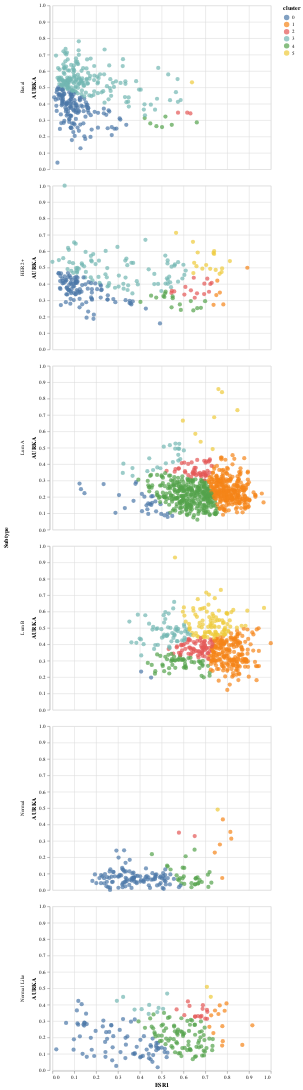

The notebook cell saved with this chart:
### Code cell
# Stop and think: Can you overlay the actual subtypes on this in any manner?
# Your solution here

### Figure 1 — Vega-Lite specification as saved in the notebook (floating-point values rounded to 4 significant figures; data arrays with more than 128 entries replaced by an {"elided": "..."} marker saying what was removed)
{"config": {"view": {"continuousWidth": 400, "continuousHeight": 300}}, "data": {"name": "data-12c57f946176df63a9aacc4c73467f07"}, "mark": {"type": "circle", "size": 60}, "encoding": {"color": {"type": "nominal", "field": "cluster"}, "row": {"type": "nominal", "field": "Subtype"}, "x": {"type": "quantitative", "field": "ESR1"}, "y": {"type": "quantitative", "field": "AURKA"}}, "$schema": "https://vega.github.io/schema/vega-lite/v4.8.1.json", "datasets": {"data-12c57f946176df63a9aacc4c73467f07": {"elided": "2133 records"}}}
